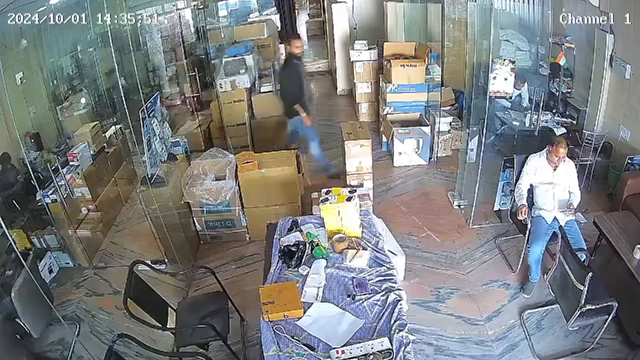
#> input picture frame 37 of silent-alarm/sample_videos/normal.mp4, 640 x 360 px
$ python main.py
#> lines starting #> are read from the running program, lines starting #| are printed output that depends on the picture; after the words box and inside, x2 and y2 are one past the last pixel; in counts of white or black regions, pixels touching at a corner belong together
### silent-alarm/motion_detector.py
import cv2
import numpy as np


def detect_motion(prev_frame, curr_frame, threshold):
    """
    Compare two consecutive frames using Gaussian blur + pixel diff.
    Returns (motion_detected: bool, motion_score: float).
    """
    prev_gray = cv2.cvtColor(prev_frame, cv2.COLOR_BGR2GRAY)
    curr_gray = cv2.cvtColor(curr_frame, cv2.COLOR_BGR2GRAY)

    prev_blur = cv2.GaussianBlur(prev_gray, (21, 21), 0)
    curr_blur = cv2.GaussianBlur(curr_gray, (21, 21), 0)

    frame_diff = cv2.absdiff(prev_blur, curr_blur)
    _, thresh = cv2.threshold(frame_diff, 25, 255, cv2.THRESH_BINARY)

    contours, _ = cv2.findContours(thresh, cv2.RETR_EXTERNAL, cv2.CHAIN_APPROX_SIMPLE)

    motion_score = sum(cv2.contourArea(c) for c in contours)

    return motion_score > threshold, motion_score

### silent-alarm/main.py
"""
Silent Alarm – Main Pipeline
  Video → Frame Sampling → Motion Gate → Gemini AI → Alert
"""

import cv2
import time
import sys

from motion_detector import detect_motion
from gemini_analyzer import analyze_frame
from alert_system import trigger_alert, print_info
from config import FRAME_INTERVAL, MOTION_THRESHOLD

# ── Choose your video ────────────────────────────────────────────────────────
VIDEOS = {
    "1": ("sample_videos/normal.mp4",      "Normal Lobby Footage"),
    "2": ("sample_videos/fire.mp4",        "Fire in Kitchen"),
    "3": ("sample_videos/heartattack.mp4", "Heart Attack in Lobby"),
}

print("\n  Select video to analyse:")
for key, (_, label) in VIDEOS.items():
    print(f"    [{key}] {label}")

choice = input("\n  Enter 1 / 2 / 3: ").strip()
#> the answer given: 1
VIDEO_PATH, VIDEO_LABEL = VIDEOS.get(choice, ("sample_videos/normal.mp4", "Normal"))
print(f"\n  ▶ Running: {VIDEO_LABEL}\n")

# ── Open capture ─────────────────────────────────────────────────────────────
cap = cv2.VideoCapture(VIDEO_PATH)

if not cap.isOpened():
    print(f"[ERROR] Cannot open video source: {VIDEO_PATH}")
    sys.exit(1)

fps = cap.get(cv2.CAP_PROP_FPS) or 30
frame_skip = max(1, int(fps * FRAME_INTERVAL))   # frames to jump per interval

print("=" * 50)
print("  🔒 Silent Alarm – AI Threat Detection Pipeline")
print("=" * 50)
print(f"  Source          : {VIDEO_PATH}")
print(f"  Frame interval  : {FRAME_INTERVAL}s  (~{frame_skip} frames)")
print(f"  Motion threshold: {MOTION_THRESHOLD}")
print("=" * 50 + "\n")

ret, prev_frame = cap.read()
#> prev_frame is the input picture: shape (360, 640, 3); mean B, G, R 126.7, 126.2, 123.3
if not ret:
    print("[ERROR] Could not read first frame from video.")
    cap.release()
    sys.exit(1)

frame_count = 0
analyzed_count = 0
alert_count = 0

try:
    while cap.isOpened():
        # Skip frames to respect FRAME_INTERVAL without sleeping
        cap.set(cv2.CAP_PROP_POS_FRAMES, cap.get(cv2.CAP_PROP_POS_FRAMES) + frame_skip - 1)

        ret, frame = cap.read()
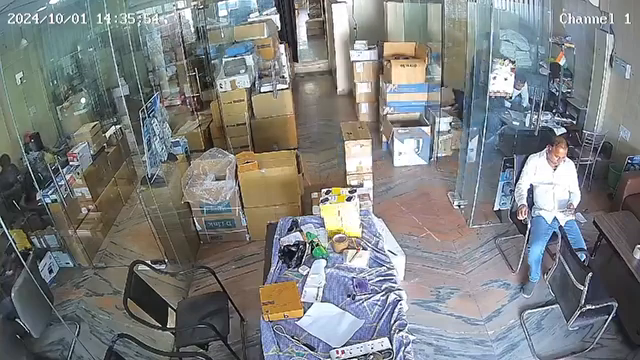
#> input picture frame 112 of silent-alarm/sample_videos/normal.mp4, 640 x 360 px
#> frame is the input picture: shape (360, 640, 3); mean B, G, R 127.1, 126.8, 124
        if not ret:
            print("\n[INFO] End of video stream. Pipeline finished.")
            break

        frame_count += 1
        motion, score = detect_motion(prev_frame, frame, MOTION_THRESHOLD)
#> in detect_motion, `prev_gray = cv2.cvtColor(prev_frame, cv2.COLOR_BGR2GRAY)`:
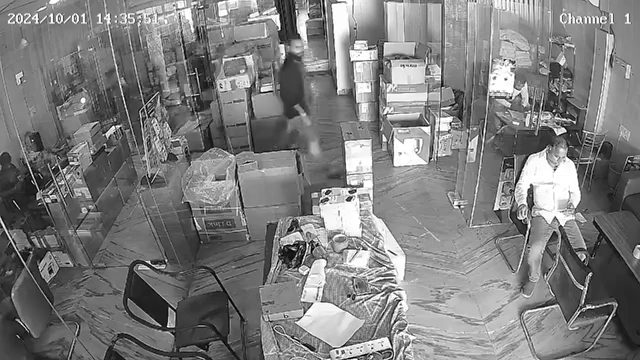
#> prev_gray: shape (360, 640); min 0, max 255, mean 125.4
#> in detect_motion, `curr_gray = cv2.cvtColor(curr_frame, cv2.COLOR_BGR2GRAY)`:
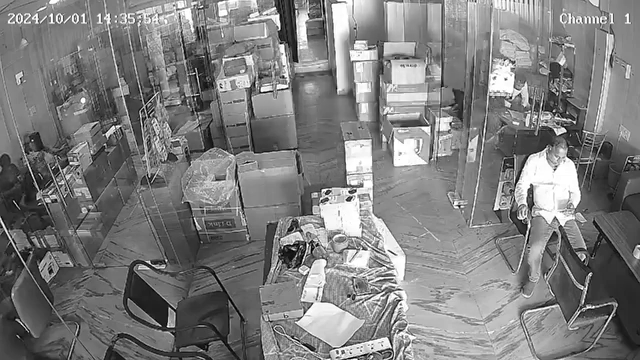
#> curr_gray: shape (360, 640); min 0, max 255, mean 126
#> in detect_motion, `prev_blur = cv2.GaussianBlur(prev_gray, (21, 21), 0)`:
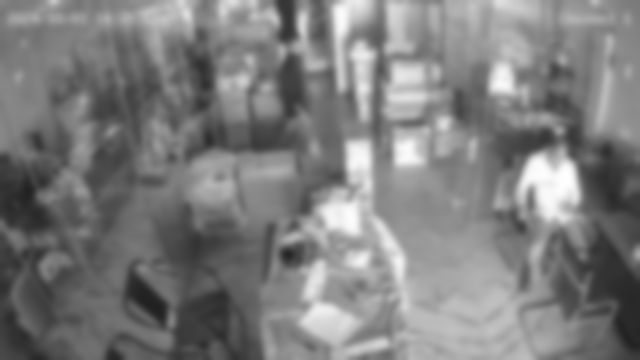
#> prev_blur: shape (360, 640); min 32, max 254, mean 125.4
#> in detect_motion, `frame_diff = cv2.absdiff(prev_blur, curr_blur)`:
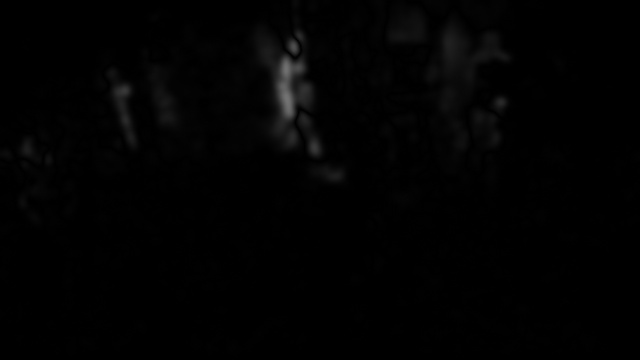
#> frame_diff: shape (360, 640); min 0, max 116, mean 2.1
#> in detect_motion, `_, thresh = cv2.threshold(frame_diff, 25, 255, cv2.THRESH_BINARY)`:
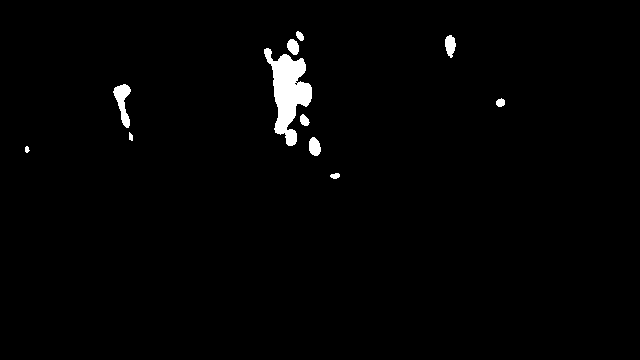
#> thresh: shape (360, 640); 1.5% white; 11 white regions
#> in detect_motion, `contours, _ = cv2.findContours(thresh, cv2.RETR_EXTERNAL, cv2.CHAIN_AP..`: contours = 11 contours, 2 with area under 20; largest, box (x1, y1, x2, y2) and area: (264, 48, 312, 146) 2143, (113, 84, 131, 128) 346, (309, 137, 321, 156) 154, (445, 35, 456, 58) 153, (287, 39, 299, 55) 124
#> in detect_motion, `motion_score = sum(cv2.contourArea(c) for c in contours)`: motion_score = 3149
#> motion = False; score = 3149

        print(f"[Frame {frame_count:>4}] Motion score: {score:>8,.0f}", end="")
#| [Frame    1] Motion score:    3,149

        if motion:
            print("  ⚡ Motion detected → AI analysis...")
            analyzed_count += 1

            result = analyze_frame(frame)
            print(f"           AI → {result}")

            if result.get("status", "").lower() == "critical":
                alert_count += 1
                trigger_alert(result)
            else:
                print_info(result)
        else:
            print("  — No motion")

        prev_frame = frame

except KeyboardInterrupt:
    print("\n[INFO] Interrupted by user.")

finally:
    cap.release()
    print("\n" + "=" * 50)
    print(f"  Frames sampled : {frame_count}")
    print(f"  AI calls made  : {analyzed_count}  (motion-gated)")
    print(f"  Alerts fired   : {alert_count}")
    print("=" * 50)
